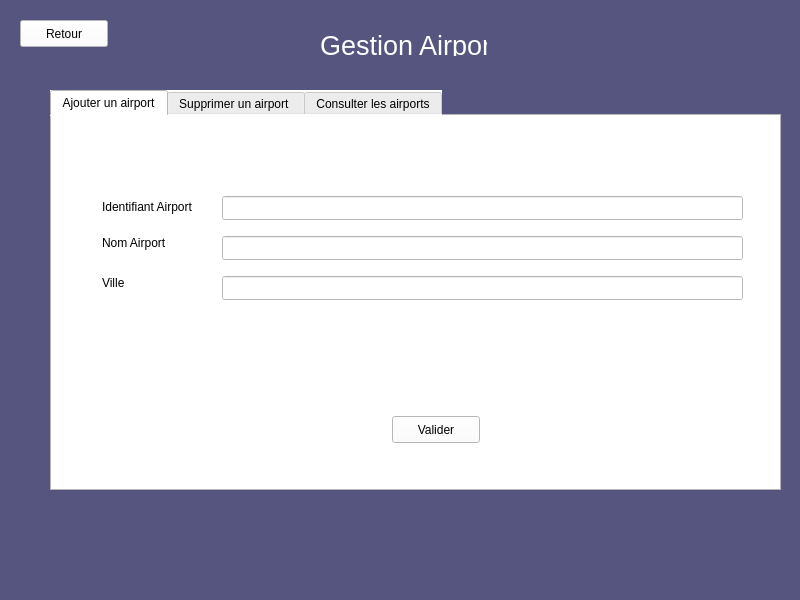
<?xml version="1.0" encoding="UTF-8"?>
<ui version="4.0">
 <class>gestionairport</class>
 <widget class="QMainWindow" name="gestionairport">
  <property name="geometry">
   <rect>
    <x>0</x>
    <y>0</y>
    <width>800</width>
    <height>600</height>
   </rect>
  </property>
  <property name="windowTitle">
   <string>SKYUP AIRLINE </string>
  </property>
  <property name="styleSheet">
   <string notr="true">background-color: rgb(85, 85, 127);</string>
  </property>
  <widget class="QWidget" name="centralwidget">
   <widget class="QLabel" name="label">
    <property name="geometry">
     <rect>
      <x>320</x>
      <y>30</y>
      <width>167</width>
      <height>26</height>
     </rect>
    </property>
    <property name="text">
     <string>&lt;html&gt;&lt;head/&gt;&lt;body&gt;&lt;p align=&quot;center&quot;&gt;&lt;span style=&quot; font-size:20pt; color:#ffffff;&quot;&gt;Gestion Airport &lt;/span&gt;&lt;/p&gt;&lt;/body&gt;&lt;/html&gt;</string>
    </property>
   </widget>
   <widget class="QTabWidget" name="tab_gestionairport">
    <property name="geometry">
     <rect>
      <x>50</x>
      <y>90</y>
      <width>731</width>
      <height>401</height>
     </rect>
    </property>
    <property name="styleSheet">
     <string notr="true">background-color: rgb(255, 255, 255);</string>
    </property>
    <property name="currentIndex">
     <number>0</number>
    </property>
    <widget class="QWidget" name="tab">
     <attribute name="title">
      <string>Ajouter un airport</string>
     </attribute>
     <widget class="QLabel" name="label_2">
      <property name="geometry">
       <rect>
        <x>50</x>
        <y>80</y>
        <width>108</width>
        <height>21</height>
       </rect>
      </property>
      <property name="text">
       <string>Identifiant Airport</string>
      </property>
     </widget>
     <widget class="QLabel" name="label_3">
      <property name="geometry">
       <rect>
        <x>50</x>
        <y>120</y>
        <width>108</width>
        <height>14</height>
       </rect>
      </property>
      <property name="text">
       <string>Nom Airport </string>
      </property>
     </widget>
     <widget class="QLabel" name="label_4">
      <property name="geometry">
       <rect>
        <x>50</x>
        <y>160</y>
        <width>108</width>
        <height>14</height>
       </rect>
      </property>
      <property name="text">
       <string>Ville </string>
      </property>
     </widget>
     <widget class="QLineEdit" name="idairport">
      <property name="geometry">
       <rect>
        <x>170</x>
        <y>80</y>
        <width>521</width>
        <height>24</height>
       </rect>
      </property>
     </widget>
     <widget class="QLineEdit" name="nomairport">
      <property name="geometry">
       <rect>
        <x>170</x>
        <y>120</y>
        <width>521</width>
        <height>24</height>
       </rect>
      </property>
     </widget>
     <widget class="QLineEdit" name="villeairport">
      <property name="geometry">
       <rect>
        <x>170</x>
        <y>160</y>
        <width>521</width>
        <height>24</height>
       </rect>
      </property>
     </widget>
     <widget class="QPushButton" name="pushButton">
      <property name="geometry">
       <rect>
        <x>340</x>
        <y>300</y>
        <width>88</width>
        <height>27</height>
       </rect>
      </property>
      <property name="text">
       <string>Valider</string>
      </property>
     </widget>
     <widget class="QLabel" name="textSetting">
      <property name="geometry">
       <rect>
        <x>70</x>
        <y>270</y>
        <width>621</width>
        <height>16</height>
       </rect>
      </property>
      <property name="text">
       <string/>
      </property>
     </widget>
    </widget>
    <widget class="QWidget" name="tab_2">
     <attribute name="title">
      <string>Supprimer un airport </string>
     </attribute>
     <widget class="QLabel" name="label_5">
      <property name="geometry">
       <rect>
        <x>100</x>
        <y>30</y>
        <width>108</width>
        <height>21</height>
       </rect>
      </property>
      <property name="text">
       <string>Identifiant Airport</string>
      </property>
     </widget>
     <widget class="QLineEdit" name="idairport_2">
      <property name="geometry">
       <rect>
        <x>220</x>
        <y>30</y>
        <width>471</width>
        <height>24</height>
       </rect>
      </property>
     </widget>
     <widget class="QTableView" name="tableView_suppairport">
      <property name="geometry">
       <rect>
        <x>40</x>
        <y>60</y>
        <width>641</width>
        <height>261</height>
       </rect>
      </property>
     </widget>
     <widget class="QPushButton" name="pushButton_3">
      <property name="geometry">
       <rect>
        <x>310</x>
        <y>330</y>
        <width>88</width>
        <height>27</height>
       </rect>
      </property>
      <property name="text">
       <string>Valider</string>
      </property>
     </widget>
     <widget class="QLabel" name="testSupp">
      <property name="geometry">
       <rect>
        <x>30</x>
        <y>0</y>
        <width>621</width>
        <height>31</height>
       </rect>
      </property>
      <property name="text">
       <string/>
      </property>
     </widget>
    </widget>
    <widget class="QWidget" name="tab_3">
     <attribute name="title">
      <string>Consulter les airports</string>
     </attribute>
     <widget class="QTableView" name="tableView_gestionairport">
      <property name="geometry">
       <rect>
        <x>60</x>
        <y>70</y>
        <width>641</width>
        <height>261</height>
       </rect>
      </property>
     </widget>
    </widget>
   </widget>
   <widget class="QPushButton" name="pushButton_2">
    <property name="geometry">
     <rect>
      <x>20</x>
      <y>20</y>
      <width>88</width>
      <height>27</height>
     </rect>
    </property>
    <property name="styleSheet">
     <string notr="true">background-color: rgb(255, 255, 255);</string>
    </property>
    <property name="text">
     <string>Retour</string>
    </property>
   </widget>
  </widget>
  <widget class="QMenuBar" name="menubar">
   <property name="geometry">
    <rect>
     <x>0</x>
     <y>0</y>
     <width>800</width>
     <height>22</height>
    </rect>
   </property>
  </widget>
  <widget class="QStatusBar" name="statusbar"/>
 </widget>
 <resources/>
 <connections/>
</ui>
